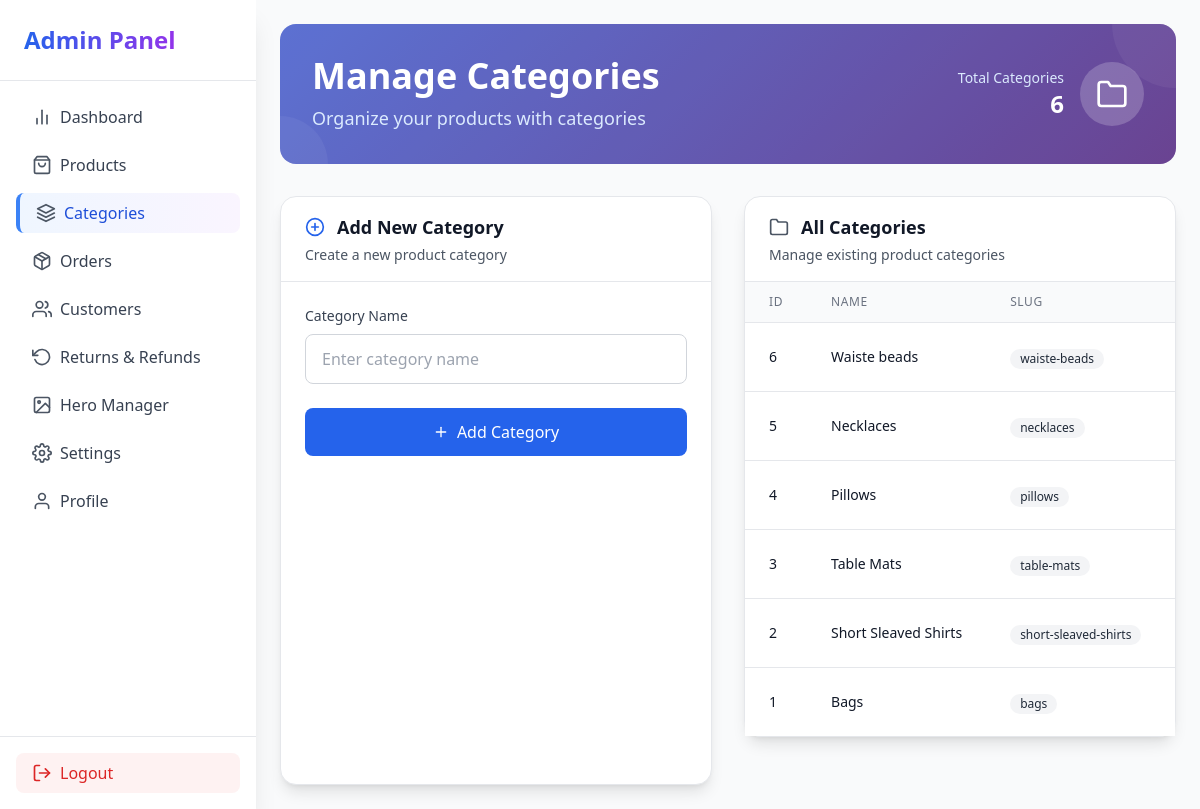
Before: /admin/categories.php (signed in) with the older database file.
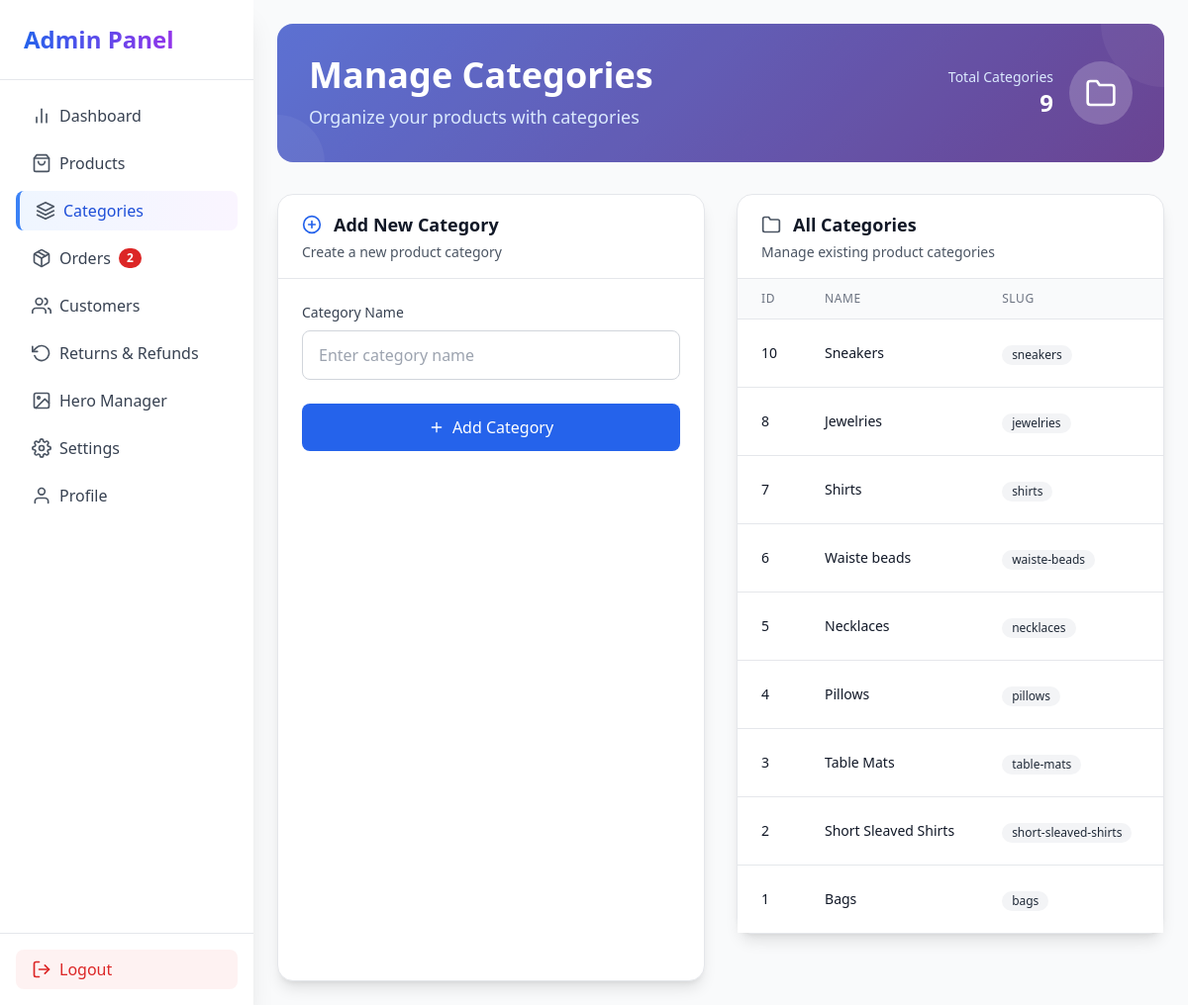
After: the same page with the newer database file.
### tables this page shows
CREATE TABLE `categories` (
  `id` int(11) NOT NULL,
  `name` varchar(100) DEFAULT NULL,
  `slug` varchar(100) DEFAULT NULL,
  `created_at` timestamp NOT NULL DEFAULT current_timestamp()
);

### admin/categories.php (the view, shortened to what the changed rows need)
<?php
include('../includes/db.php');
try {
    $categories = $pdo->query("SELECT * FROM categories ORDER BY created_at DESC")->fetchAll(PDO::FETCH_ASSOC);
} catch (Exception $e) {
    $categories = [];
}
?>
<!DOCTYPE html>
<html lang="en">
<head>
    <script src="https://cdn.tailwindcss.com"></script>
</head>
<body class="bg-gray-50 min-h-screen">
    <div class="flex flex-col md:flex-row">
        <?php include('sidebar.php'); ?>
        <main class="flex-1 p-6 md:ml-64">
            <div class="mb-8">
                <div class="gradient-bg rounded-2xl p-8 text-white relative overflow-hidden">
                    <div class="relative z-10">
                        <div class="flex flex-col sm:flex-row sm:items-center sm:justify-between">
                            <div>
                                <h1 class="text-3xl sm:text-4xl font-bold mb-2">Manage Categories</h1>
                            </div>
                            <div class="mt-4 sm:mt-0 flex items-center space-x-4">
                                <div class="text-right">
                                    <p class="text-blue-100 text-sm">Total Categories</p>
                                    <p class="text-2xl font-bold"><?= count($categories) ?></p>
                                </div>
                            </div>
                        </div>
                    </div>
                </div>
            </div>
            <div class="grid grid-cols-1 lg:grid-cols-2 gap-8">
                <div class="bg-white rounded-2xl shadow-lg border border-gray-200 card-hover">
                    <div class="px-6 py-4 border-b border-gray-200">
                        <h2 class="flex items-center gap-3 text-lg font-semibold text-gray-900">
                            <i data-feather="plus-circle" class="w-5 h-5 text-blue-600"></i>
                            Add New Category
                        </h2>
                    </div>
                </div>
                <div class="bg-white rounded-2xl shadow-lg border border-gray-200 card-hover mb-12">
                    <div class="px-6 py-4 border-b border-gray-200">
                        <h2 class="flex items-center gap-3 text-lg font-semibold text-gray-900">
                            <i data-feather="folder" class="w-5 h-5 text-gray-600"></i>
                            All Categories
                        </h2>
                    </div>
                    <div class="overflow-x-auto">
                        <table class="min-w-full divide-y divide-gray-200">
                            <thead class="bg-gray-50">
                                <tr>
                                    <th class="px-6 py-3 text-left text-xs font-medium text-gray-500 uppercase tracking-wider">ID</th>
                                    <th class="px-6 py-3 text-left text-xs font-medium text-gray-500 uppercase tracking-wider">Name</th>
                                    <th class="px-6 py-3 text-left text-xs font-medium text-gray-500 uppercase tracking-wider">Slug</th>
                                    <th class="px-6 py-3 text-left text-xs font-medium text-gray-500 uppercase tracking-wider">Created</th>
                                </tr>
                            </thead>
                            <tbody class="bg-white divide-y divide-gray-200">
                                <?php if (count($categories) > 0): ?>
                                <?php foreach ($categories as $cat): ?>
                                <tr class="hover:bg-gray-50 transition-colors">
                                    <td class="px-6 py-4 whitespace-nowrap text-sm font-medium text-gray-900"><?= $cat['id'] ?></td>
                                    <td class="px-6 py-4 whitespace-nowrap">
                                        <div class="text-sm font-medium text-gray-900"><?= htmlspecialchars($cat['name']) ?></div>
                                    </td>
                                    <td class="px-6 py-4 whitespace-nowrap">
                                        <span class="inline-flex items-center px-2.5 py-0.5 rounded-full text-xs font-medium bg-gray-100 text-gray-800">
                                            <?= htmlspecialchars($cat['slug']) ?>
                                        </span>
                                    </td>
                                    <td class="px-6 py-4 whitespace-nowrap text-sm text-gray-500">
                                    </td>
                                </tr>
                                <?php endforeach; ?>
                                <?php endif; ?>
                            </tbody>
                        </table>
                    </div>
                </div>
            </div>
        </main>
    </div>
</body>
</html>

### admin/sidebar.php (shortened to what the changed rows need)
<?php
require_once '../includes/db.php';
$pendingStmt = $pdo->query("SELECT COUNT(*) AS pending_count FROM orders WHERE order_status = 'pending'");
$pendingCount = $pendingStmt->fetch(PDO::FETCH_ASSOC)['pending_count'] ?? 0;
?>
<aside id="sidebar"
    class="fixed top-0 left-0 h-screen w-64 bg-white/95 backdrop-blur shadow-xl flex flex-col transform -translate-x-full md:translate-x-0 transition-transform duration-300 ease-in-out z-40">
    <div class="p-6 border-b flex justify-between items-center">
        <h2 class="text-2xl font-bold bg-gradient-to-r from-blue-600 to-purple-600 bg-clip-text text-transparent">Admin
            Panel</h2>
    </div>
    <nav class="flex-1 p-4 space-y-2 overflow-y-auto">
        <a href="orders.php" aria-label="Orders"
            class="group flex items-center px-4 py-2 rounded-lg transition-all duration-200 transform hover:translate-x-1 hover:shadow-sm relative
            <?php echo basename($_SERVER['PHP_SELF']) == 'orders.php' ? 'bg-gradient-to-r from-blue-50 to-purple-50 text-blue-700 font-medium border-l-4 border-blue-500' : 'hover:bg-gray-100 text-gray-700'; ?>">
            <i data-feather="package" class="w-5 h-5 text-gray-600"></i>
            <span class="ml-2">Orders</span>
            <?php if ($pendingCount > 0): ?>
            <span
                class="ml-2 inline-flex items-center justify-center px-2 py-1 text-xs font-bold leading-none text-white bg-red-600 rounded-full animate-pulse">
                <?= $pendingCount ?>
            </span>
            <?php endif; ?>
        </a>
    </nav>
</aside>

Changed rows visible on the page:
added categories: id "10", name "Sneakers", slug "sneakers"
added categories: id "8", name "Jewelries", slug "jewelries"
added categories: id "7", name "Shirts", slug "shirts"
Other visible differences:
$pendingCount: (not shown) → "2"
count($categories): "6" → "9"
